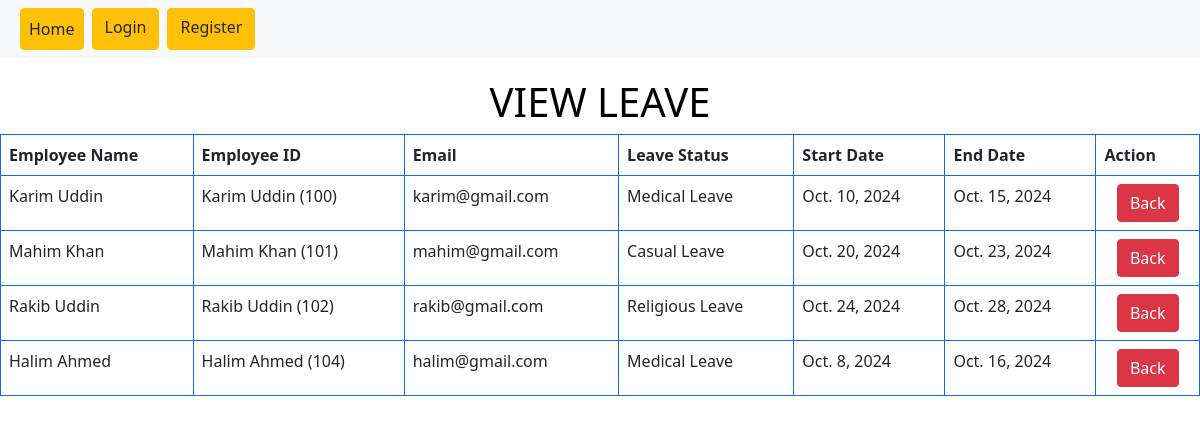
/view_leave/, run on the app's committed database.
### first_app/models.py (models this page shows, shortened)
class LeaveModel(models.Model):
    name = models.CharField(max_length=100)
    employee_id = models.ForeignKey(AddEmployee, on_delete=models.CASCADE)  # Removed `null=True`
    email = models.EmailField()
    LEAVE_STATUS_CHOICES = [
        ('Casual Leave', 'Casual Leave'),
        ('Medical Leave', 'Medical Leave'),
        ('Maternity Leave', 'Maternity Leave'),
        ('Paternity Leave', 'Paternity Leave'),
        ('Bereavement Leave', 'Bereavement Leave'),
        ('Religious Leave', 'Religious Leave'),
        ('Other', 'Other'),
    ]
    leave_status = models.CharField(max_length=50, choices=LEAVE_STATUS_CHOICES)
    start_date = models.DateField()
    end_date = models.DateField()

class AddEmployee(models.Model):
    name = models.CharField(max_length=100)
    employee_id = models.CharField(max_length=50, primary_key=True)
    email = models.EmailField()
    father_name = models.CharField(max_length=100)
    date_of_birth = models.DateField()
    salary = models.DecimalField(max_digits=10, decimal_places=2)
    designation = models.CharField(max_length=100)
    higher_education = models.CharField(max_length=100)
    joining_date = models.DateField()
    MARITAL_STATUS_CHOICES = [
        ('Married', 'Married'),
        ('Unmarried', 'Unmarried'),
    ]
    marital_status = models.CharField(max_length=10, choices=MARITAL_STATUS_CHOICES)
    nationality = models.CharField(max_length=100)
    def __str__(self):
        return f"{self.name} ({self.employee_id})"  # admin database ki vabeh student information show korbe

### first_app/views.py (the view)
# urls.py: path('view_leave/',views.view_leave, name="view_leave"),
def view_leave(request):
    leave=LeaveModel.objects.all()
    return render(request,'view_leave.html',{'data':leave})

### first_app/templates/view_leave.html (shortened to what this page needs)
{% extends "base.html" %}
{% block content %}
<h1>VIEW LEAVE</h1>
{% if data %}
<table class="table table-bordered border-primary">
    <thead>
        <tr>
            <th scope="col">Employee Name</th>
            <th scope="col">Employee ID</th>
            <th scope="col">Email</th>
            <th scope="col">Leave Status</th>
            <th scope="col">Start Date</th>
            <th scope="col">End Date</th>
            <th scope="col">Action</th>
        </tr>
    </thead>
    <tbody>
        {% for leave in data %}
        <tr>
            <td>{{ leave.name }}</td>
            <td>{{ leave.employee_id }}</td>
            <td>{{ leave.email }}</td>
            <td>{{ leave.leave_status }}</td>
            <td>{{ leave.start_date }}</td>
            <td>{{ leave.end_date }}</td>
            <td>
                <div style="display:flex; justify-content:space-around;">
                    <form method="POST" action="{% url 'add_leave'  %}">
                        <input type="submit" class="btn btn-danger" value="Back">
                    </form>
                </div>
            </td>
        </tr>
        {% empty %}
        <tr>
            <td colspan="7">No data available.</td>
        </tr>
        {% endfor %}
    </tbody>
</table>
{% else %}
<h3>No Data Available</h3>
{% endif %}
{% endblock content %}

### first_app/static/css/style.css (style rules this page uses)
body { background-size: cover; background-position: center; background-repeat: no-repeat; width: 100%; margin:0; }

### first_app/templates/view_leave.html (style rules this page uses)
h1 { display: flex; justify-content: center; color: black; position: relative; z-index: 2; margin-top: 20px; transition: color 0.3s, transform 0.3s; }

### data on the page
LeaveModel: name "Karim Uddin", employee_id "Karim Uddin (100)", email "karim@gmail.com", leave_status "Medical Leave", start_date "Oct. 10, 2024", end_date "Oct. 15, 2024"
LeaveModel: name "Mahim Khan", employee_id "Mahim Khan (101)", email "mahim@gmail.com", leave_status "Casual Leave", start_date "Oct. 20, 2024", end_date "Oct. 23, 2024"
LeaveModel: name "Rakib Uddin", employee_id "Rakib Uddin (102)", email "rakib@gmail.com", leave_status "Religious Leave", start_date "Oct. 24, 2024", end_date "Oct. 28, 2024"
LeaveModel: name "Halim Ahmed", employee_id "Halim Ahmed (104)", email "halim@gmail.com", leave_status "Medical Leave", start_date "Oct. 8, 2024", end_date "Oct. 16, 2024"
